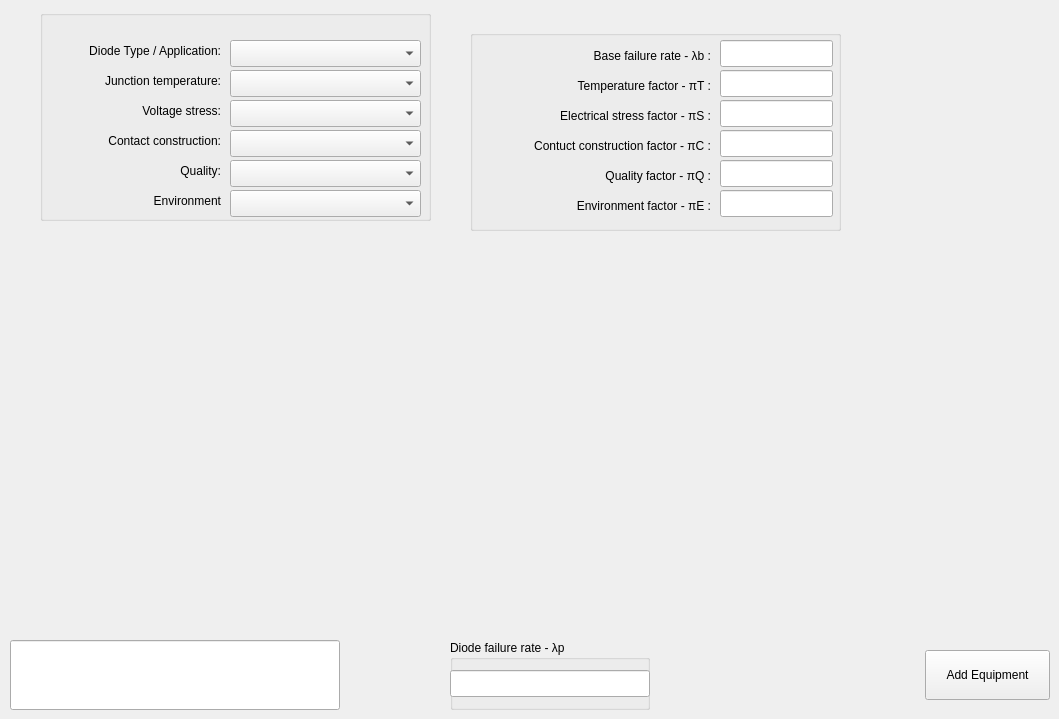
    <widget class="QWidget" name="tab_diode">
     <attribute name="title">
      <string>Diode</string>
     </attribute>
     <widget class="QGroupBox" name="groupBox_dd_lambda_p">
      <property name="geometry">
       <rect>
        <x>450</x>
        <y>640</y>
        <width>200</width>
        <height>70</height>
       </rect>
      </property>
      <property name="title">
       <string>Diode failure rate - λp</string>
      </property>
      <widget class="QLineEdit" name="lineEdit_dd_lamda_p">
       <property name="geometry">
        <rect>
         <x>0</x>
         <y>30</y>
         <width>200</width>
         <height>27</height>
        </rect>
       </property>
       <property name="readOnly">
        <bool>true</bool>
       </property>
      </widget>
     </widget>
     <widget class="QGroupBox" name="groupBox_3">
      <property name="geometry">
       <rect>
        <x>40</x>
        <y>10</y>
        <width>391</width>
        <height>211</height>
       </rect>
      </property>
      <property name="title">
       <string/>
      </property>
      <widget class="QComboBox" name="comboBox_dd_quality">
       <property name="geometry">
        <rect>
         <x>190</x>
         <y>150</y>
         <width>191</width>
         <height>27</height>
        </rect>
       </property>
       <property name="currentText">
        <string/>
       </property>
      </widget>
      <widget class="QComboBox" name="comboBox_dd_contact_construction">
       <property name="geometry">
        <rect>
         <x>190</x>
         <y>120</y>
         <width>191</width>
         <height>27</height>
        </rect>
       </property>
       <property name="currentText">
        <string/>
       </property>
      </widget>
      <widget class="QLabel" name="label_dd_voltage_stress">
       <property name="geometry">
        <rect>
         <x>10</x>
         <y>90</y>
         <width>171</width>
         <height>21</height>
        </rect>
       </property>
       <property name="text">
        <string>Voltage stress:</string>
       </property>
       <property name="alignment">
        <set>Qt::AlignRight|Qt::AlignTrailing|Qt::AlignVCenter</set>
       </property>
      </widget>
      <widget class="QComboBox" name="comboBox_dd_environment">
       <property name="geometry">
        <rect>
         <x>190</x>
         <y>180</y>
         <width>191</width>
         <height>27</height>
        </rect>
       </property>
       <property name="currentText">
        <string/>
       </property>
      </widget>
      <widget class="QLabel" name="label_dd_diode_type">
       <property name="geometry">
        <rect>
         <x>10</x>
         <y>30</y>
         <width>171</width>
         <height>21</height>
        </rect>
       </property>
       <property name="text">
        <string>Diode Type / Application:</string>
       </property>
       <property name="alignment">
        <set>Qt::AlignRight|Qt::AlignTrailing|Qt::AlignVCenter</set>
       </property>
      </widget>
      <widget class="QComboBox" name="comboBox_dd_type">
       <property name="geometry">
        <rect>
         <x>190</x>
         <y>30</y>
         <width>191</width>
         <height>27</height>
        </rect>
       </property>
       <property name="currentText">
        <string/>
       </property>
      </widget>
      <widget class="QLabel" name="label_dd_contact_construction">
       <property name="geometry">
        <rect>
         <x>10</x>
         <y>120</y>
         <width>171</width>
         <height>21</height>
        </rect>
       </property>
       <property name="text">
        <string>Contact construction:</string>
       </property>
       <property name="alignment">
        <set>Qt::AlignRight|Qt::AlignTrailing|Qt::AlignVCenter</set>
       </property>
      </widget>
      <widget class="QLabel" name="label_dd_quality">
       <property name="geometry">
        <rect>
         <x>10</x>
         <y>150</y>
         <width>171</width>
         <height>21</height>
        </rect>
       </property>
       <property name="text">
        <string>Quality:</string>
       </property>
       <property name="alignment">
        <set>Qt::AlignRight|Qt::AlignTrailing|Qt::AlignVCenter</set>
       </property>
      </widget>
      <widget class="QComboBox" name="comboBox_dd_junction_temperature">
       <property name="geometry">
        <rect>
         <x>190</x>
         <y>60</y>
         <width>191</width>
         <height>27</height>
        </rect>
       </property>
       <property name="currentText">
        <string/>
       </property>
      </widget>
      <widget class="QLabel" name="label_dd_junction_temperature">
       <property name="geometry">
        <rect>
         <x>10</x>
         <y>60</y>
         <width>171</width>
         <height>21</height>
        </rect>
       </property>
       <property name="text">
        <string>Junction temperature:</string>
       </property>
       <property name="alignment">
        <set>Qt::AlignRight|Qt::AlignTrailing|Qt::AlignVCenter</set>
       </property>
      </widget>
      <widget class="QComboBox" name="comboBox_dd_voltage_stress">
       <property name="geometry">
        <rect>
         <x>190</x>
         <y>90</y>
         <width>191</width>
         <height>27</height>
        </rect>
       </property>
       <property name="currentText">
        <string/>
       </property>
      </widget>
      <widget class="QLabel" name="label_dd_environment">
       <property name="geometry">
        <rect>
         <x>10</x>
         <y>180</y>
         <width>171</width>
         <height>21</height>
        </rect>
       </property>
       <property name="text">
        <string>Environment</string>
       </property>
       <property name="alignment">
        <set>Qt::AlignRight|Qt::AlignTrailing|Qt::AlignVCenter</set>
       </property>
      </widget>
     </widget>
     <widget class="QGroupBox" name="groupBox_4">
      <property name="geometry">
       <rect>
        <x>470</x>
        <y>30</y>
        <width>371</width>
        <height>201</height>
       </rect>
      </property>
      <property name="title">
       <string/>
      </property>
      <widget class="QLineEdit" name="lineEdit_dd_pi_t">
       <property name="geometry">
        <rect>
         <x>250</x>
         <y>40</y>
         <width>113</width>
         <height>27</height>
        </rect>
       </property>
       <property name="text">
        <string/>
       </property>
       <property name="readOnly">
        <bool>true</bool>
       </property>
      </widget>
      <widget class="QLabel" name="label_dd_pi_s">
       <property name="geometry">
        <rect>
         <x>50</x>
         <y>70</y>
         <width>191</width>
         <height>31</height>
        </rect>
       </property>
       <property name="text">
        <string>Electrical stress factor - πS :</string>
       </property>
       <property name="alignment">
        <set>Qt::AlignRight|Qt::AlignTrailing|Qt::AlignVCenter</set>
       </property>
      </widget>
      <widget class="QLabel" name="label_dd_pi_q">
       <property name="geometry">
        <rect>
         <x>0</x>
         <y>130</y>
         <width>241</width>
         <height>31</height>
        </rect>
       </property>
       <property name="text">
        <string>Quality factor - πQ :</string>
       </property>
       <property name="alignment">
        <set>Qt::AlignRight|Qt::AlignTrailing|Qt::AlignVCenter</set>
       </property>
      </widget>
      <widget class="QLineEdit" name="lineEdit_dd_pi_c">
       <property name="geometry">
        <rect>
         <x>250</x>
         <y>100</y>
         <width>113</width>
         <height>27</height>
        </rect>
       </property>
       <property name="text">
        <string/>
       </property>
       <property name="readOnly">
        <bool>true</bool>
       </property>
      </widget>
      <widget class="QLabel" name="label_dd_pi_e">
       <property name="geometry">
        <rect>
         <x>0</x>
         <y>160</y>
         <width>241</width>
         <height>31</height>
        </rect>
       </property>
       <property name="text">
        <string>Environment factor - πE :</string>
       </property>
       <property name="alignment">
        <set>Qt::AlignRight|Qt::AlignTrailing|Qt::AlignVCenter</set>
       </property>
      </widget>
      <widget class="QLineEdit" name="lineEdit_dd_lambda_b">
       <property name="geometry">
        <rect>
         <x>250</x>
         <y>10</y>
         <width>113</width>
         <height>27</height>
        </rect>
       </property>
       <property name="readOnly">
        <bool>true</bool>
       </property>
      </widget>
      <widget class="QLineEdit" name="lineEdit_dd_pi_s">
       <property name="geometry">
        <rect>
         <x>250</x>
         <y>70</y>
         <width>113</width>
         <height>27</height>
        </rect>
       </property>
       <property name="text">
        <string/>
       </property>
       <property name="readOnly">
        <bool>true</bool>
       </property>
      </widget>
      <widget class="QLabel" name="label_dd_pi_c">
       <property name="geometry">
        <rect>
         <x>0</x>
         <y>100</y>
         <width>241</width>
         <height>31</height>
        </rect>
       </property>
       <property name="text">
        <string>Contuct construction factor - πC :</string>
       </property>
       <property name="alignment">
        <set>Qt::AlignRight|Qt::AlignTrailing|Qt::AlignVCenter</set>
       </property>
      </widget>
      <widget class="QLabel" name="label_dd_lambda_b">
       <property name="geometry">
        <rect>
         <x>90</x>
         <y>10</y>
         <width>151</width>
         <height>31</height>
        </rect>
       </property>
       <property name="text">
        <string>Base failure rate - λb :</string>
       </property>
       <property name="alignment">
        <set>Qt::AlignRight|Qt::AlignTrailing|Qt::AlignVCenter</set>
       </property>
      </widget>
      <widget class="QLineEdit" name="lineEdit_dd_pi_e">
       <property name="geometry">
        <rect>
         <x>250</x>
         <y>160</y>
         <width>113</width>
         <height>27</height>
        </rect>
       </property>
       <property name="text">
        <string/>
       </property>
       <property name="readOnly">
        <bool>true</bool>
       </property>
      </widget>
      <widget class="QLineEdit" name="lineEdit_dd_pi_q">
       <property name="geometry">
        <rect>
         <x>250</x>
         <y>130</y>
         <width>113</width>
         <height>27</height>
        </rect>
       </property>
       <property name="text">
        <string/>
       </property>
       <property name="readOnly">
        <bool>true</bool>
       </property>
      </widget>
      <widget class="QLabel" name="label_dd_pi_t">
       <property name="geometry">
        <rect>
         <x>70</x>
         <y>40</y>
         <width>171</width>
         <height>31</height>
        </rect>
       </property>
       <property name="text">
        <string>Temperature factor - πT :</string>
       </property>
       <property name="alignment">
        <set>Qt::AlignRight|Qt::AlignTrailing|Qt::AlignVCenter</set>
       </property>
      </widget>
     </widget>
     <widget class="QPushButton" name="addButton_c_ee_diode">
      <property name="geometry">
       <rect>
        <x>925</x>
        <y>650</y>
        <width>125</width>
        <height>50</height>
       </rect>
      </property>
      <property name="text">
       <string>Add Equipment</string>
      </property>
     </widget>
     <widget class="QLineEdit" name="lineEdit_c_dd_warning_box">
      <property name="geometry">
       <rect>
        <x>10</x>
        <y>640</y>
        <width>330</width>
        <height>70</height>
       </rect>
      </property>
      <property name="readOnly">
       <bool>true</bool>
      </property>
     </widget>
    </widget>
